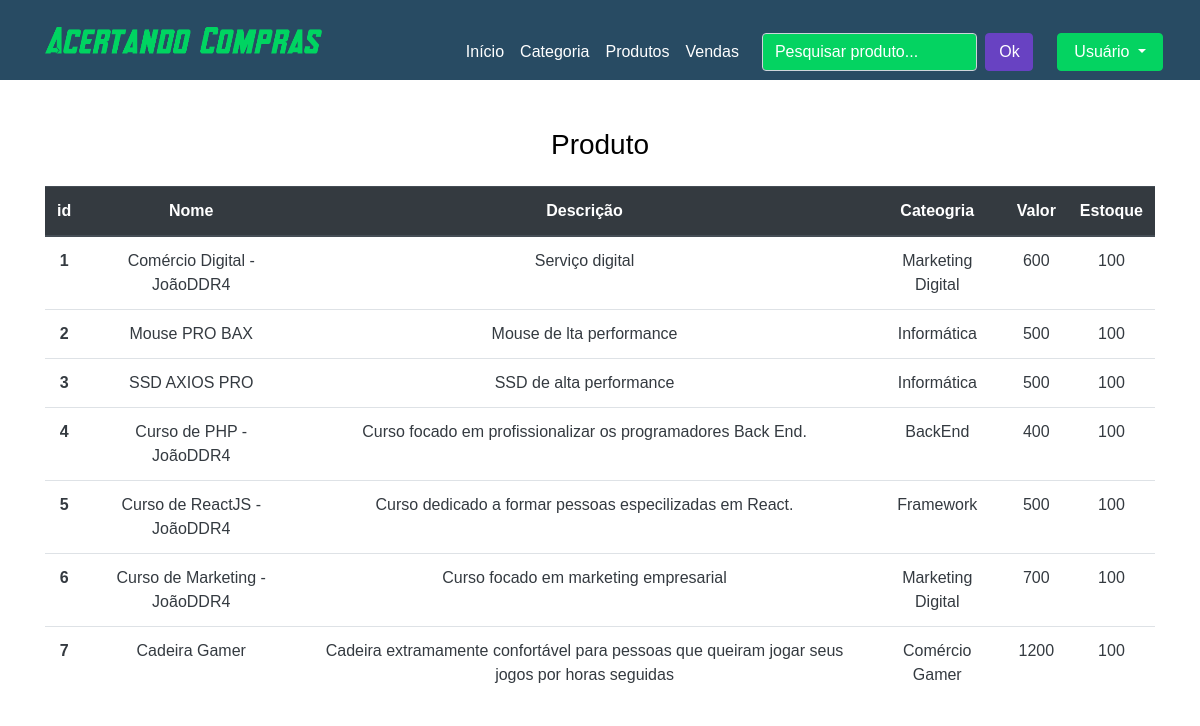
Screenshot of /index_product.php with the database file from the repository.
### tables this page shows
CREATE TABLE `tbl_product` (
  `id_product` int(11) NOT NULL,
  `id_category` int(10) NOT NULL,
  `name_product` varchar(30) NOT NULL,
  `description_product` varchar(120) NOT NULL,
  `value_product` float NOT NULL,
  `stock_product` int(10) NOT NULL
);

CREATE TABLE `tbl_category` (
  `id_category` int(11) NOT NULL,
  `name_category` varchar(30) NOT NULL,
  `description_category` varchar(120) NOT NULL
);

### src/index_product.php (the view)
<?php
  include ("connect.php");
  require ("my_heard.php");
?>
<body>
  <div class="container my_container_main mt-5">
    <h3 class="col-sm-12 mt-4 mb-4 text-center">Produto</h3>
    <div class="table-responsive">
      <table class="table text-center rounded">
        <thead class="thead-dark">
          <tr>
            <th scope="col">id</td>
            <th scope="col">Nome</td>
            <th scope="col">Descrição</td>
            <th scope="col">Cateogria</td>
            <th scope="col">Valor</td>
            <th scope="col">Estoque</td>
          </tr>
        </thead>
        <tbody class="text-dark">
          <?php
            $sql_type =
            " SELECT p.*, c.name_category
              FROM tbl_product as p
              INNER JOIN tbl_category as c
              ON p.id_category = c.id_category
              order by id_product ASC
            ";
            $result = $connectiondb->query($sql_type);
            if ($result->num_rows > 0){
              while ($row = $result->fetch_assoc()){
                echo '<tr>';
                echo '<th scope="row">'. $row['id_product'] .'</th>';
                echo '<td>'. $row['name_product'] .'</td>';
                echo '<td>'. $row['description_product'] .'</td>';
                echo '<td>'. $row['name_category'] .'</td>';
                echo '<td>'. $row['value_product'] .'</td>';
                echo '<td>'. $row['stock_product'] .'</td>';
                echo '</tr>';
              }
            }
          ?>
        </tbody>
      </table>
    </div>
  </div>
</body>

### src/my_heard.php (shortened to what this page needs)
<!DOCTYPE html>
<html lang="pt-br">
  <head>
    <link rel="stylesheet" href="../node_modules/@fortawesome/fontawesome-free/css/fontawesome.css">
    <link rel="stylesheet" href="../node_modules/@fortawesome/fontawesome-free/css/brands.css">
    <link rel="stylesheet" href="../node_modules/@fortawesome/fontawesome-free/css/solid.css">
    <link rel="stylesheet" href="../node_modules/@fortawesome/fontawesome-free/css/regular.css">
    <link rel="stylesheet" href="../node_modules/bootstrap/compile/bootstrap.css">
    <link rel="stylesheet" href="../styles/css/mystyles.css">
  </head>
  <body>
    <nav class="navbar navbar-expand-lg bg-my5-color text-white">
      <div class="container">
        <a class="navbrand" href="index.php">
          <img class="logo" src="./assets/logo-main.png" alt="logo do Acertando Compras">
        </a>
        <div class="collapse navbar-collapse mt-3 mt-sm-4" id="navbarMainSite">
          <ul class="navbar-nav ml-auto">
            <div class="container">
              <li class="nav-item">
                <a class="nav-link text-white" href="index.php">
                  Início
                </a>
              </li>
              <li class="nav-item">
                <a class="nav-link text-white" href="index_category.php">
                  Categoria
                </a>
              </li>
              <li class="nav-item">
                <a class="nav-link text-white" href="index_product.php">
                  Produtos
                </a>
              </li>
              <li class="nav-item">
                <a class="nav-link text-white" href="index_sale.php">
                  Vendas
                </a>
              </li>
            </div>
          </ul>
          <form method="POST" class="form-inline" action="">
            <input class="form-control col-lg-9 col-12 mt-lg-0 mt-sm-4" type="text" id="search" name="search" placeholder="Pesquisar produto...">
            <button class="col-lg-2 col-12 ml-lg-2 btn btn-my6-color" type="submit">Ok</button>
          </form>
          <div class="dropdown text-center">
            <button class="col-12 ml-lg-2 btn btn-my3-color dropdown-toggle" type="button" id="dropdownMenuButton" data-toggle="dropdown" aria-haspopup="true" aria-expanded="false">
              Usuário
            </button>
          </div>
        </div>
      </div>
    </nav>
  </body>
</html>

### rows the page displays
tbl_product: id_product "1", name_product "Comércio Digital - JoãoDDR4", description_product "Serviço digital", id_category.name_category "Marketing Digital", value_product "600", stock_product "100"
tbl_product: id_product "2", name_product "Mouse PRO BAX", description_product "Mouse de lta performance", id_category.name_category "Informática", value_product "500", stock_product "100"
tbl_product: id_product "3", name_product "SSD AXIOS PRO", description_product "SSD de alta performance", id_category.name_category "Informática", value_product "500", stock_product "100"
tbl_product: id_product "4", name_product "Curso de PHP - JoãoDDR4", description_product "Curso focado em profissionalizar os programadores Back End.", id_category.name_category "BackEnd", value_product "400", stock_product "100"
tbl_product: id_product "5", name_product "Curso de ReactJS - JoãoDDR4", description_product "Curso dedicado a formar pessoas especilizadas em React.", id_category.name_category "Framework", value_product "500", stock_product "100"
tbl_product: id_product "6", name_product "Curso de Marketing - JoãoDDR4", description_product "Curso focado em marketing empresarial", id_category.name_category "Marketing Digital", value_product "700", stock_product "100"
tbl_product: id_product "7", name_product "Cadeira Gamer", description_product "Cadeira extramamente confortável para pessoas que queiram jogar seus jogos por horas seguidas", id_category.name_category "Comércio Gamer", value_product "1200", stock_product "100"
